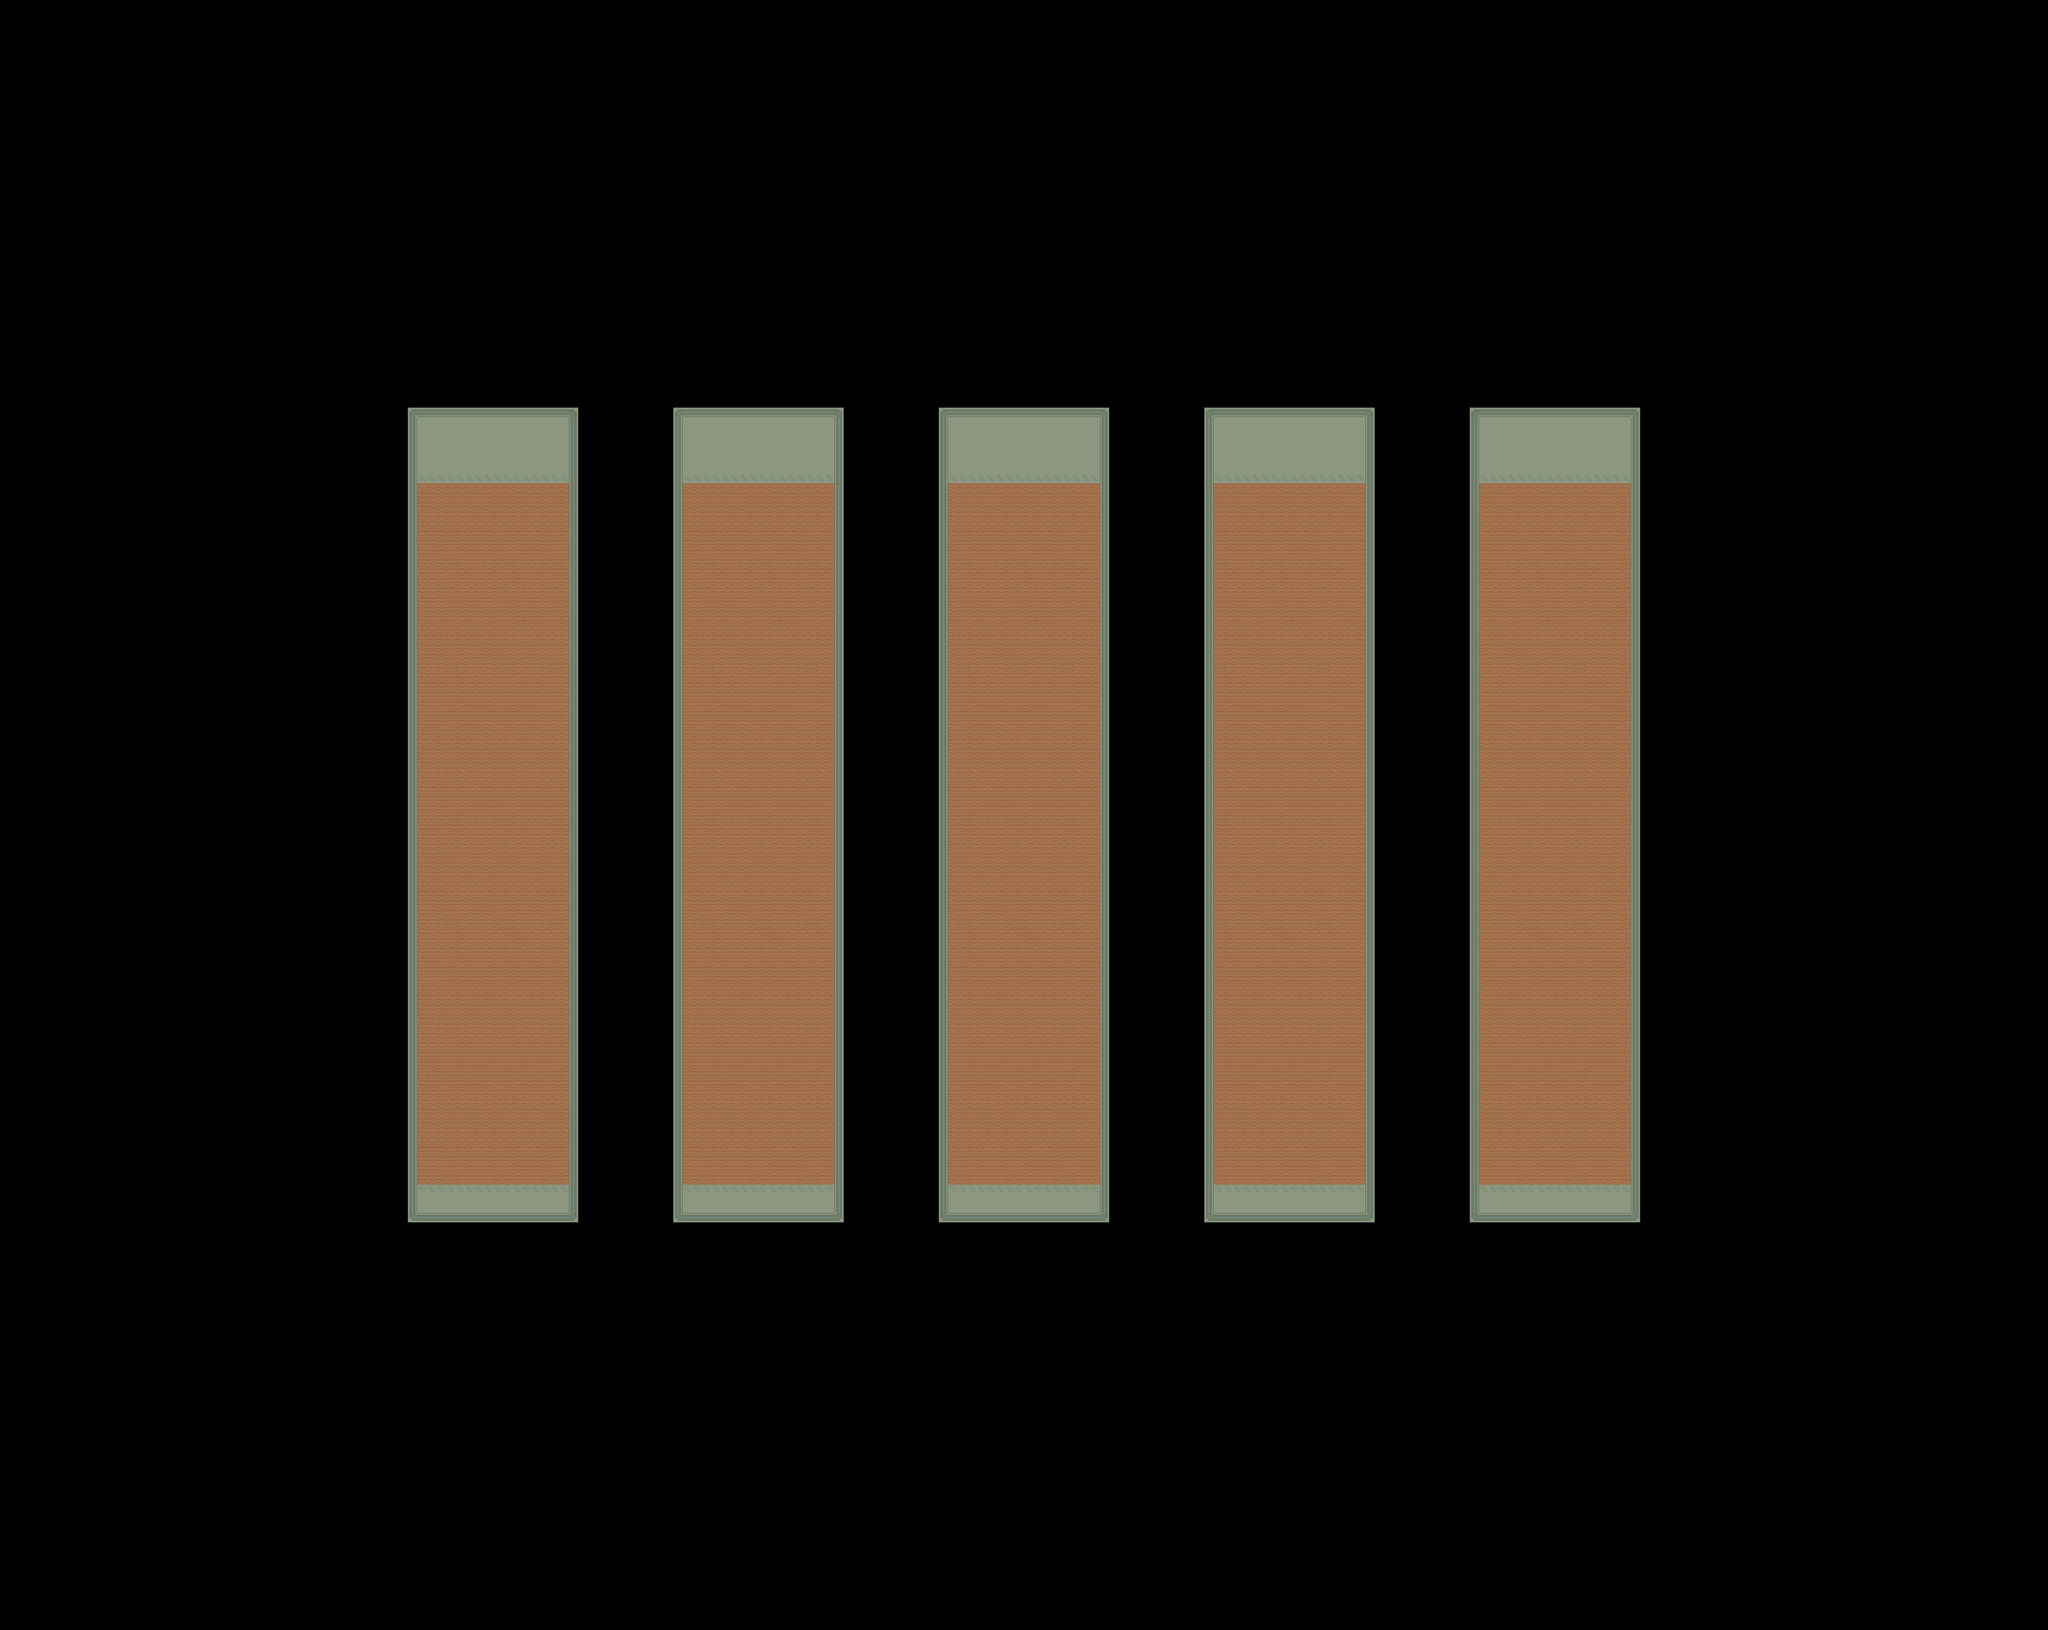

This is a level from a 2D game, rendered from its Tiled map with the project's own tilesets. A one-line summary and the map file follow, with tile-layer data summarised:
An orthogonal 216x172 tile map with 16x16 px tiles, 1 tile layer (Tile Layer 1), 2 tilesets.

<map version="1.10" tiledversion="1.10.2" orientation="orthogonal" renderorder="right-down" width="216" height="172" tilewidth="16" tileheight="16" infinite="0" nextlayerid="2" nextobjectid="1">
 <tileset firstgid="1" source="TilesetInteriorFloor.tsx" />
 <tileset firstgid="375" source="TilesetFlor.tsx" />
 <layer id="1" name="Tile Layer 1" width="216" height="172">
  <data>[37152 cells, 7740 non-empty, 9 distinct tile ids]</data>
 </layer>
</map>
